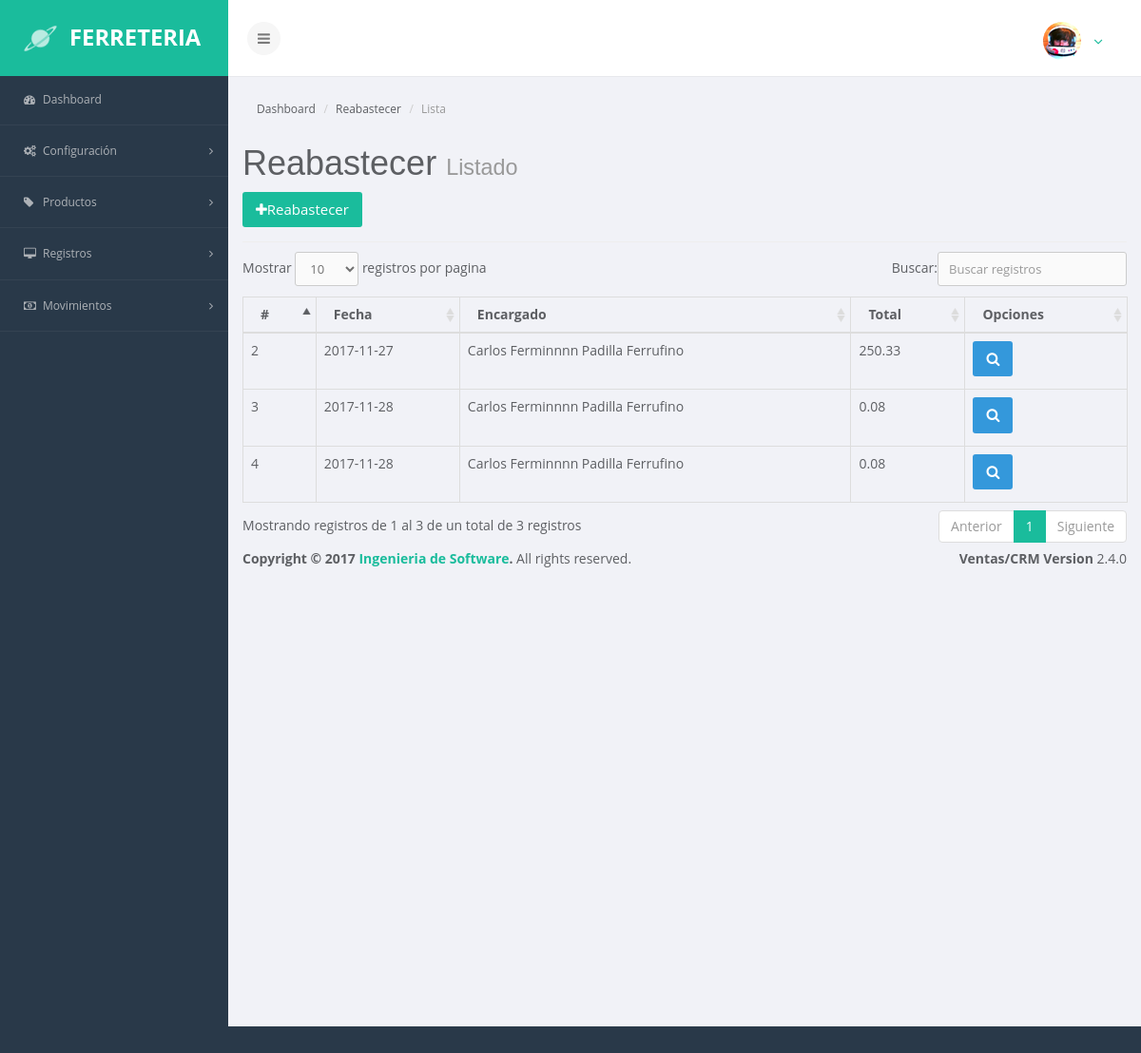
Page /index.php/movimientos/reabastecer on the committed database.
### tables this page shows
CREATE TABLE `abastecer` (
  `id` int(11) NOT NULL,
  `fecha` date NOT NULL,
  `total_abastecer` varchar(50) NOT NULL,
  `usuario_id` int(11) NOT NULL
);

CREATE TABLE `usuarios` (
  `id` int(11) NOT NULL,
  `grupo` int(11) NOT NULL,
  `nombres` varchar(100) DEFAULT NULL,
  `apellidos` varchar(100) DEFAULT NULL,
  `dui` varchar(20) NOT NULL,
  `nit` varchar(20) NOT NULL,
  `telefono` varchar(20) DEFAULT NULL,
  `email` varchar(100) DEFAULT NULL,
  `username` varchar(45) DEFAULT NULL,
  `password` varchar(100) DEFAULT NULL,
  `rol_id` int(11) DEFAULT NULL,
  `estado` tinyint(1) DEFAULT NULL
);

### application/controllers/movimientos/Reabastecer.php (called while the page is built, shortened)
<?php
class Reabastecer extends CI_Controller {
	public function __construct(){
		$this->load->model("Reabastecer_model");
		$this->load->model("Productos_model");
	}
	public function index(){
		$data = array(
			'abastecer' => $this->Reabastecer_model->getAbastecimientos(),
		);
		$this->load->view("layouts/header");
		$this->load->view("layouts/aside");
		$this->load->view("admin/reabastecer/list", $data);
		$this->load->view("layouts/footer");
	}
}

### index.php (called while the page is built, shortened)
<?php
require_once BASEPATH.'core/CodeIgniter.php';

### application/models/Reabastecer_model.php (called while the page is built, shortened)
<?php
class Reabastecer_model extends CI_Model {
	public function getAbastecimientos(){
		$this->db->select("a.*, u.nombres, u.apellidos");
		 $this->db->from("abastecer a");
		 $this->db->join("usuarios u", "a.usuario_id = u.id");
		 $resultados = $this->db->get();
		 if ($resultados->num_rows() > 0){
		 	return $resultados->result();
		 } else {
		 	return false;
		 }
	}
}

### application/views/admin/reabastecer/list.php (the view, shortened to what this page needs)
<section class="main-content-wrapper">
            <section id="main-content">
                <div class="row">
                    <div class="col-md-12">
                        <ul class="breadcrumb">
                            <li>Dashboard</a>
                            </li>
                            <li>Reabastecer</li>
                            <li class="active">Lista</li>
                        </ul>
<div class="content-wrapper">
    <section class="content-header">
        <h1>
        Reabastecer
        <small>Listado</small>
        </h1>
    </section>
    <section class="content">
        <div class="box box-solid">
            <div class="box-body">
                <div class="row">
                    <div class="col-md-12">
                        <a href="<?php echo base_url();?>movimientos/reabastecer/add" class="btn btn-primary btn-flat"><span class="fa fa-plus"></span>Reabastecer</a>
                    </div>
                </div>
                <hr>
                <div class="row">
                    <div class="col-md-12">
                        <table id="example1" class="table table-bordered table-hover">
                            <thead>
                                <tr>
                                    <th>#</th>
                                    <th>Fecha</th>
                                    <th>Encargado</th>
                                    <th>Total</th>
                                    <th>Opciones</th>
                                </tr>
                            </thead>
                            <tbody>
                                <?php if (!empty($abastecer)){ ?>
                                    <?php foreach($abastecer as $reabastecimiento) {?>
                                    <tr>
                                        <td><?php echo $reabastecimiento->id;?></td>
                                        <td><?php echo $reabastecimiento->fecha;?></td>
                                        <td><?php echo $reabastecimiento->nombres." ".$reabastecimiento->apellidos;?></td>
                                        <td><?php echo $reabastecimiento->total_abastecer;?></td>
                                        <td><button type="button" class="btn btn-info btn-view-reabastecimiento" value="<?php echo $reabastecimiento->id;?>" data-toggle="modal" data-target="#modal-default" ><span class="fa fa-search"></span></button></td>
                                    </tr>
                                    <?php }?>
                                <?php } ?>
                            </tbody>
                        </table>
                    </div>
                </div>
            </div>
        </div>
    </section>
</div>

### assets/css/main.css (style rules this page uses)
body { color:#5D5F63;background:#293949;font-family:'Open Sans',sans-serif;padding:0;margin:0;text-rendering:optimizeLegibility;-webkit-font-smoothing:antialiased }
a:link,a:visited { text-decoration:none;outline:0;color:#1abc9c }
h1,h2,h3,h4,h5,h6 { font-family:'Source Sans Pro',Arial,sans-serif }
hr { margin-top:10px;margin-bottom:10px }
.main-content-wrapper { margin-left:240px;margin-right:0 -webkit-transition:all .3s ease-in-out;-moz-transition:all .3s ease-in-out;-o-transition:all .3s ease-in-out;transition:all .3s ease-in-out;background:#f1f2f7;min-height:1000px }
.main-content-wrapper #main-content { border-top:solid thin #e7e8ec;display:inline-block;padding:15px 15px 0;width:100% }
.btn { border:none;font-size:15px;font-weight:400;-webkit-border-radius:3px;-moz-border-radius:3px;-ms-border-radius:3px;-o-border-radius:3px;border-radius:3px;padding:8px 14px;margin-bottom:5px;-webkit-font-smoothing:subpixel-antialiased;-webkit-transition:border .25s linear,color .25s linear,background-color .25s linear;transition:border .25s linear,color .25s linear,background-color .25s linear }
.btn-primary,a.btn-primary:link,a.btn-primary:visited { color:#fff;background-color:#1abc9c }
.btn-info,a.btn-info:link,a.btn-info:visited { color:#fff;background-color:#3498db }
.breadcrumb { background:0 0 }
.breadcrumb>li { font-size:12px }

### rows in the picture
abastecer: id "2", fecha "2017-11-27", usuario.nombres "Carlos Ferminnnn", usuario.apellidos "Padilla Ferrufino", total_abastecer "250.33"
abastecer: id "3", fecha "2017-11-28", usuario.nombres "Carlos Ferminnnn", usuario.apellidos "Padilla Ferrufino", total_abastecer "0.08"
abastecer: id "4", fecha "2017-11-28", usuario.nombres "Carlos Ferminnnn", usuario.apellidos "Padilla Ferrufino", total_abastecer "0.08"
